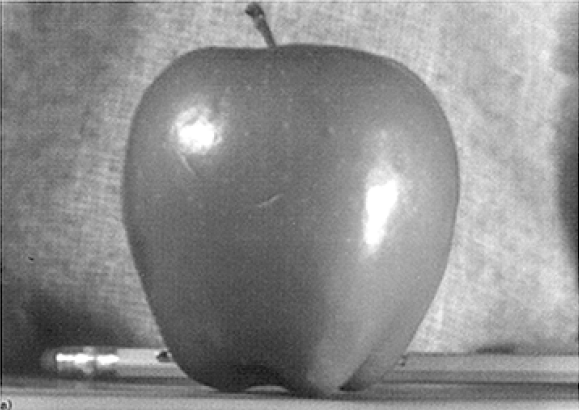
#> input picture Image Processing/7/images/apple.pgm, 579 x 410 px, given in place of apple.png, which was not available
$ python conv.py
#> lines starting #> are read from the running program, lines starting #| are printed output that depends on the picture; pictures that were not available may be replaced by others from this repository, and a replacement may not be noted
import cv2
import numpy as np
import math


def show_img(img):
    cv2.imshow("img",img)
    cv2.waitKey()

def conv2(img, krn):
    h_krn, w_krn = krn.shape
    h_p = (h_krn - 1) // 2
    w_p = (w_krn - 1) // 2
    img_padded = np.pad(img, (h_p, w_p), 'constant')
    res = np.zeros(img.shape, dtype=krn.dtype)
    for row, col in np.ndindex(img.shape):
        mult = np.multiply(img_padded[row:row + h_krn, col:col + w_krn], np.flip(krn))
        res[row, col] = mult.sum()
    res = res.astype("uint8")
    return res


def gauss(l=11, sig=4):
    ax = np.linspace(-(l - 1) / 2., (l - 1) / 2., l)
    xx, yy = np.meshgrid(ax, ax)
    kernel = np.exp(-0.5 * (np.square(xx) + np.square(yy)) / np.square(sig))
    return kernel / np.sum(kernel)


apple = cv2.imread("apple.png", cv2.IMREAD_GRAYSCALE)
#> apple is the input picture: shape (410, 579); min 0, max 255, mean 140.6
print(apple.shape[0]/2, apple.shape[1])
#| 205.0 579
kernel = gauss()
res = apple
cv2.imwrite("img.png", res)
for i in range(3):
    print(res.shape)
    kernel = gauss(l=5)
    res = conv2(res, kernel)
    cv2.imwrite("img" + str(i) + ".png", res)
    res = cv2.resize(res, dsize=(math.floor(res.shape[1]/2), math.floor(res.shape[0]/2)))
#> this loop made 3 passes
#> pass 1, in conv2, `img_padded = np.pad(img, (h_p, w_p), 'constant')`:
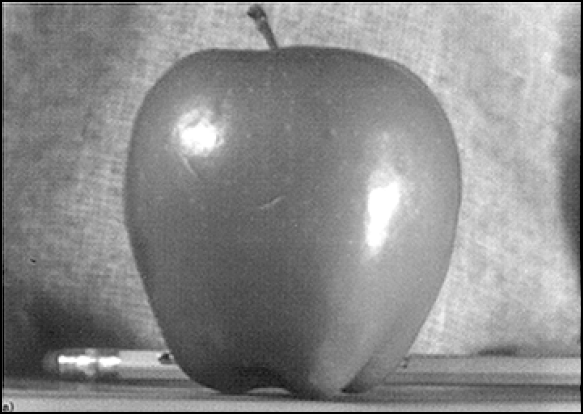
#> img_padded: shape (414, 583); min 0, max 255, mean 138.3
#> pass 2, in conv2 (call 2), `img_padded = np.pad(img, (h_p, w_p), 'constant')`:
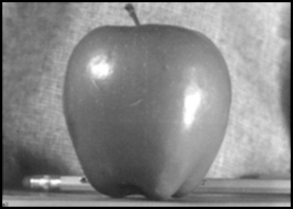
#> img_padded: shape (209, 293); min 0, max 255, mean 134.9
#> after the loop:
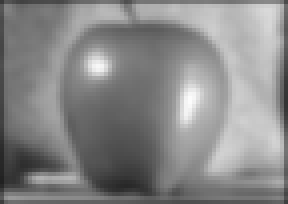
#> res: shape (51, 72) (shown 4 times larger); min 33, max 252, mean 135.2
cv2.imwrite("img.png", res)

$ run again, with Image Processing/7/images/orange.pgm copied over Image Processing/7/images/apple.pgm
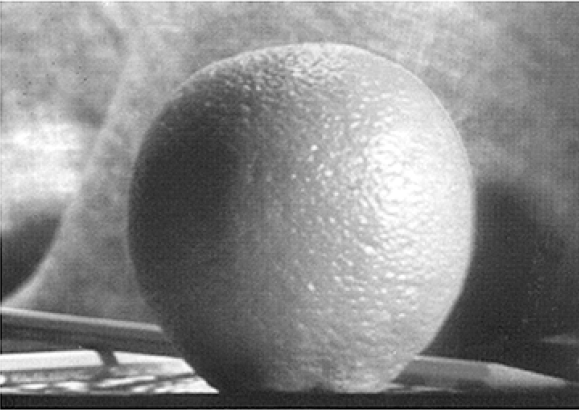
#> input picture Image Processing/7/images/orange.pgm, 579 x 410 px, given in place of apple.png, which was not available
#> apple is the input picture: shape (410, 579); min 0, max 255, mean 138.1
#| 205.0 579
#> the loop `for i in range(3):` made 3 passes
#> pass 1, in conv2, `img_padded = np.pad(img, (h_p, w_p), 'constant')`:
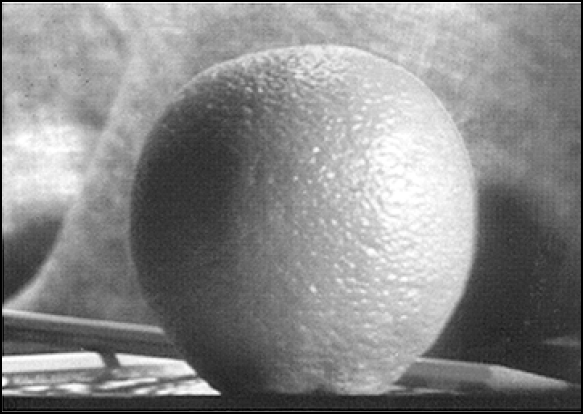
#> img_padded: shape (414, 583); min 0, max 255, mean 135.9
#> after the loop `for i in range(3):`:
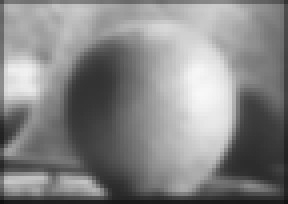
#> res: shape (51, 72) (shown 4 times larger); min 16, max 248, mean 133.4
